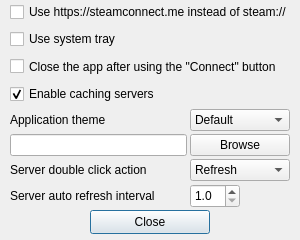
<?xml version="1.0" encoding="UTF-8"?>
<ui version="4.0">
 <class>OptionsDialog</class>
 <widget class="QDialog" name="OptionsDialog">
  <property name="geometry">
   <rect>
    <x>0</x>
    <y>0</y>
    <width>300</width>
    <height>240</height>
   </rect>
  </property>
  <property name="sizePolicy">
   <sizepolicy hsizetype="Fixed" vsizetype="Fixed">
    <horstretch>0</horstretch>
    <verstretch>0</verstretch>
   </sizepolicy>
  </property>
  <property name="minimumSize">
   <size>
    <width>300</width>
    <height>150</height>
   </size>
  </property>
  <property name="maximumSize">
   <size>
    <width>300</width>
    <height>10000</height>
   </size>
  </property>
  <property name="windowTitle">
   <string notr="true">Options</string>
  </property>
  <property name="windowIcon">
   <iconset resource="resources.qrc">
    <normaloff>:/res/icon/icon.ico</normaloff>:/res/icon/icon.ico</iconset>
  </property>
  <property name="locale">
   <locale language="English" country="UnitedStates"/>
  </property>
  <widget class="QPushButton" name="buttonClose">
   <property name="geometry">
    <rect>
     <x>90</x>
     <y>210</y>
     <width>120</width>
     <height>24</height>
    </rect>
   </property>
   <property name="text">
    <string>Close</string>
   </property>
  </widget>
  <widget class="QWidget" name="gridLayoutWidget">
   <property name="geometry">
    <rect>
     <x>0</x>
     <y>0</y>
     <width>300</width>
     <height>208</height>
    </rect>
   </property>
   <layout class="QGridLayout" name="gridLayout">
    <property name="leftMargin">
     <number>10</number>
    </property>
    <property name="topMargin">
     <number>0</number>
    </property>
    <property name="rightMargin">
     <number>10</number>
    </property>
    <property name="bottomMargin">
     <number>0</number>
    </property>
    <property name="spacing">
     <number>3</number>
    </property>
    <item row="1" column="0" colspan="2">
     <widget class="QCheckBox" name="checkTray">
      <property name="enabled">
       <bool>true</bool>
      </property>
      <property name="maximumSize">
       <size>
        <width>16777215</width>
        <height>25</height>
       </size>
      </property>
      <property name="text">
       <string>Use system tray</string>
      </property>
      <property name="checkable">
       <bool>true</bool>
      </property>
     </widget>
    </item>
    <item row="4" column="0">
     <widget class="QLabel" name="labelStyle">
      <property name="minimumSize">
       <size>
        <width>180</width>
        <height>0</height>
       </size>
      </property>
      <property name="text">
       <string>Application theme</string>
      </property>
     </widget>
    </item>
    <item row="6" column="1">
     <widget class="QComboBox" name="comboDCAction">
      <property name="minimumSize">
       <size>
        <width>100</width>
        <height>0</height>
       </size>
      </property>
      <item>
       <property name="text">
        <string>Refresh</string>
       </property>
      </item>
      <item>
       <property name="text">
        <string>Connect</string>
       </property>
      </item>
      <item>
       <property name="text">
        <string>Favorite</string>
       </property>
      </item>
      <item>
       <property name="text">
        <string>Copy link</string>
       </property>
      </item>
     </widget>
    </item>
    <item row="0" column="0" colspan="2">
     <widget class="QCheckBox" name="checkSteamconnect">
      <property name="maximumSize">
       <size>
        <width>16777215</width>
        <height>25</height>
       </size>
      </property>
      <property name="text">
       <string>Use https://steamconnect.me instead of steam://</string>
      </property>
     </widget>
    </item>
    <item row="4" column="1">
     <widget class="QComboBox" name="comboStyle">
      <property name="minimumSize">
       <size>
        <width>100</width>
        <height>0</height>
       </size>
      </property>
      <item>
       <property name="text">
        <string>Default</string>
       </property>
      </item>
      <item>
       <property name="text">
        <string>Adaptic</string>
       </property>
      </item>
      <item>
       <property name="text">
        <string>Aqua</string>
       </property>
      </item>
      <item>
       <property name="text">
        <string>Combinear</string>
       </property>
      </item>
      <item>
       <property name="text">
        <string>Fibers</string>
       </property>
      </item>
      <item>
       <property name="text">
        <string>ManjaroMix</string>
       </property>
      </item>
      <item>
       <property name="text">
        <string>Darkeum</string>
       </property>
      </item>
      <item>
       <property name="text">
        <string>Custom</string>
       </property>
      </item>
     </widget>
    </item>
    <item row="5" column="1">
     <widget class="QPushButton" name="buttonBrowseStyle">
      <property name="text">
       <string>Browse</string>
      </property>
     </widget>
    </item>
    <item row="6" column="0">
     <widget class="QLabel" name="labelDCAction">
      <property name="minimumSize">
       <size>
        <width>180</width>
        <height>0</height>
       </size>
      </property>
      <property name="text">
       <string>Server double click action</string>
      </property>
     </widget>
    </item>
    <item row="7" column="1">
     <widget class="QDoubleSpinBox" name="spinRefreshInterval">
      <property name="maximumSize">
       <size>
        <width>50</width>
        <height>25</height>
       </size>
      </property>
      <property name="decimals">
       <number>1</number>
      </property>
      <property name="minimum">
       <double>1.000000000000000</double>
      </property>
      <property name="singleStep">
       <double>0.100000000000000</double>
      </property>
     </widget>
    </item>
    <item row="5" column="0">
     <widget class="QLineEdit" name="inputCustomStyle">
      <property name="enabled">
       <bool>true</bool>
      </property>
     </widget>
    </item>
    <item row="7" column="0">
     <widget class="QLabel" name="labelRefresh">
      <property name="maximumSize">
       <size>
        <width>16777215</width>
        <height>25</height>
       </size>
      </property>
      <property name="text">
       <string>Server auto refresh interval</string>
      </property>
     </widget>
    </item>
    <item row="2" column="0" colspan="2">
     <widget class="QCheckBox" name="checkCloseAfterConnect">
      <property name="maximumSize">
       <size>
        <width>16777215</width>
        <height>25</height>
       </size>
      </property>
      <property name="text">
       <string>Close the app after using the &quot;Connect&quot; button</string>
      </property>
     </widget>
    </item>
    <item row="3" column="0" colspan="2">
     <widget class="QCheckBox" name="checkEnableCache">
      <property name="maximumSize">
       <size>
        <width>16777215</width>
        <height>25</height>
       </size>
      </property>
      <property name="text">
       <string>Enable caching servers</string>
      </property>
      <property name="checked">
       <bool>true</bool>
      </property>
     </widget>
    </item>
   </layout>
  </widget>
 </widget>
 <resources>
  <include location="resources.qrc"/>
 </resources>
 <connections>
  <connection>
   <sender>buttonClose</sender>
   <signal>clicked()</signal>
   <receiver>OptionsDialog</receiver>
   <slot>close()</slot>
   <hints>
    <hint type="sourcelabel">
     <x>149</x>
     <y>131</y>
    </hint>
    <hint type="destinationlabel">
     <x>149</x>
     <y>74</y>
    </hint>
   </hints>
  </connection>
 </connections>
</ui>
